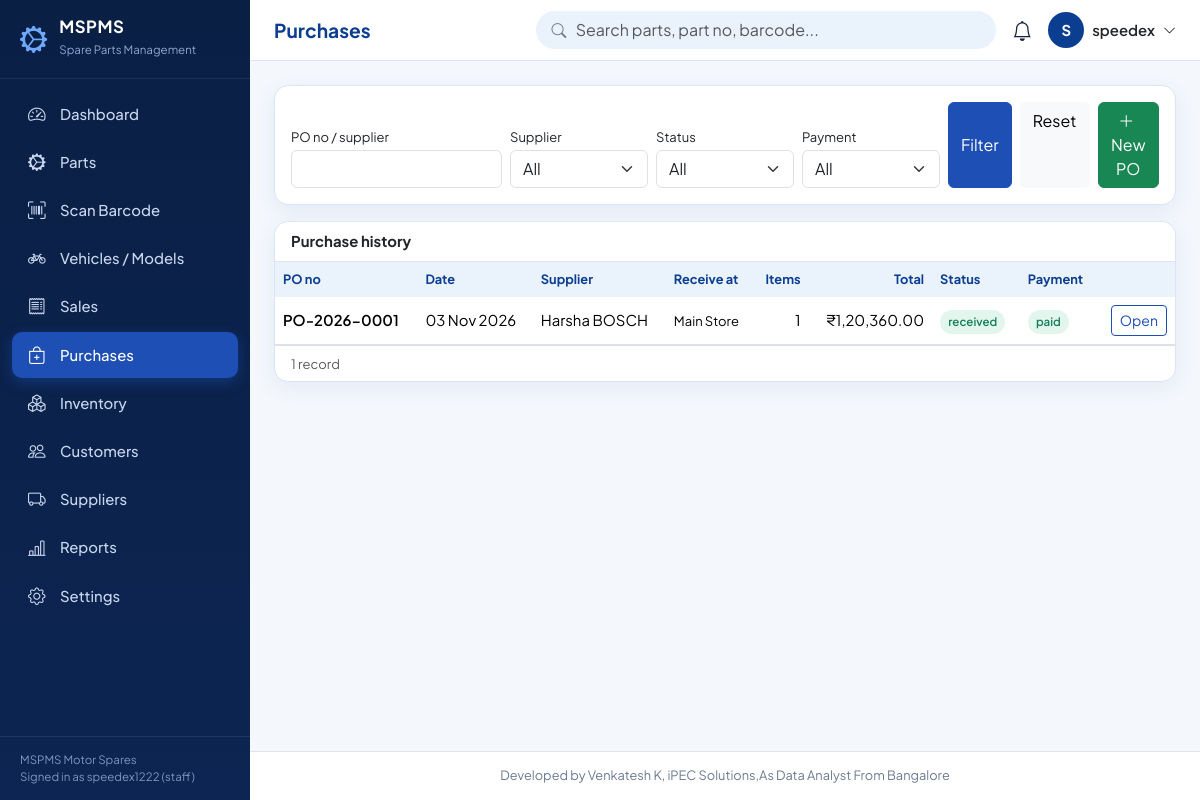
Screenshot of /purchases (signed in) with the database file from the repository.
### tables this page shows
CREATE TABLE settings (
    key   TEXT PRIMARY KEY,
    value TEXT
);

CREATE TABLE users (
    id            INTEGER PRIMARY KEY AUTOINCREMENT,
    username      TEXT NOT NULL UNIQUE COLLATE NOCASE CHECK (length(username) >= 3),
    password_hash TEXT NOT NULL,
    full_name     TEXT NOT NULL,
    email         TEXT,
    role          TEXT NOT NULL DEFAULT 'staff' CHECK (role IN ('admin','manager','staff')),
    active        INTEGER NOT NULL DEFAULT 1 CHECK (active IN (0,1)),
    created_at    TEXT NOT NULL DEFAULT (datetime('now','localtime'))
);

CREATE TABLE purchases (
    id             INTEGER PRIMARY KEY AUTOINCREMENT,
    po_no          TEXT NOT NULL UNIQUE,
    supplier_id    INTEGER NOT NULL REFERENCES suppliers(id) ON DELETE RESTRICT,
    location_id    INTEGER NOT NULL REFERENCES locations(id) ON DELETE RESTRICT,
    order_date     TEXT NOT NULL,
    received_date  TEXT,
    status         TEXT NOT NULL DEFAULT 'ordered' CHECK (status IN ('ordered','received','cancelled')),
    payment_status TEXT NOT NULL DEFAULT 'unpaid' CHECK (payment_status IN ('unpaid','partial','paid')),
    total          REAL NOT NULL DEFAULT 0 CHECK (total >= 0),
    paid_amount    REAL NOT NULL DEFAULT 0 CHECK (paid_amount >= 0),
    notes          TEXT,
    user_id        INTEGER REFERENCES users(id) ON DELETE SET NULL
);

CREATE TABLE suppliers (
    id             INTEGER PRIMARY KEY AUTOINCREMENT,
    name           TEXT NOT NULL UNIQUE COLLATE NOCASE,
    contact_person TEXT,
    phone          TEXT,
    email          TEXT,
    address        TEXT,
    gstin          TEXT,
    created_at     TEXT NOT NULL DEFAULT (datetime('now','localtime'))
);

CREATE TABLE locations (
    id      INTEGER PRIMARY KEY AUTOINCREMENT,
    name    TEXT NOT NULL UNIQUE COLLATE NOCASE,
    type    TEXT NOT NULL DEFAULT 'Store' CHECK (type IN ('Store','Warehouse','Rack')),
    address TEXT
);

### app.py (the view)
@app.route("/purchases")
def purchases():
    a = request.args
    where, args = [], []
    if a.get("q"):
        where.append("(pu.po_no LIKE ? OR s.name LIKE ?)")
        args += [f"%{a['q'].strip()}%"] * 2
    for key, col in (("status", "pu.status"), ("payment", "pu.payment_status"), ("supplier", "pu.supplier_id")):
        if a.get(key):
            where.append(f"{col}=?")
            args.append(a[key])
    sql = """SELECT pu.*, s.name supplier, l.name location,
             (SELECT COUNT(*) FROM purchase_items WHERE purchase_id=pu.id) n_items
             FROM purchases pu JOIN suppliers s ON s.id=pu.supplier_id JOIN locations l ON l.id=pu.location_id"""
    sql += (" WHERE " + " AND ".join(where) if where else "") + " ORDER BY pu.id DESC"
    rows, pg = paginate(sql, args, page_arg(), 10)
    return render_template("purchases.html", rows=rows, pg=pg, a=a, suppliers=qall("SELECT * FROM suppliers ORDER BY name"))

### app.py (called while the page is built)
def get_db():
    if "db" not in g:
        g.db = sqlite3.connect(DB_PATH)
        g.db.row_factory = sqlite3.Row
        g.db.execute("PRAGMA foreign_keys = ON")
    return g.db

def qall(sql, args=()):
    return get_db().execute(sql, args).fetchall()

def qone(sql, args=()):
    return get_db().execute(sql, args).fetchone()

def S(key, default=""):
    row = qone("SELECT value FROM settings WHERE key=?", (key,))
    return row["value"] if row and row["value"] is not None else default

def paginate(sql, args, page, per=10):
    total = qone(f"SELECT COUNT(*) c FROM ({sql})", args)["c"]
    pages = max(1, -(-total // per))
    page = min(max(page, 1), pages)
    rows = qall(f"{sql} LIMIT ? OFFSET ?", (*args, per, (page - 1) * per))
    return rows, dict(page=page, pages=pages, total=total, per=per)

def page_arg():
    try:
        return int(request.args.get("page", 1))
    except ValueError:
        return 1

def inr(v, dec=2):
    try:
        v = float(v or 0)
    except (TypeError, ValueError):
        return v
    neg, v = v < 0, abs(v)
    whole, _, frac = f"{v:.{dec}f}".partition(".")
    if len(whole) > 3:
        head, tail, groups = whole[:-3], whole[-3:], []
        while len(head) > 2:
            groups.insert(0, head[-2:])
            head = head[:-2]
        if head:
            groups.insert(0, head)
        whole = ",".join(groups + [tail])
    return ("-" if neg else "") + "₹" + whole + ("." + frac if dec else "")

@app.template_filter("inr")
def inr_filter(v, dec=2):
    return inr(v, dec)

@app.template_filter("dmy")
def dmy(v):
    try:
        return datetime.fromisoformat(str(v)[:19]).strftime("%d %b %Y")
    except (TypeError, ValueError):
        return v or ""

@app.template_global()
def csrf_token():
    if "_csrf" not in session:
        session["_csrf"] = secrets.token_hex(16)
    return session["_csrf"]

@app.template_global()
def csrf_input():
    return Markup(f'<input type="hidden" name="csrf_token" value="{csrf_token()}">')

@app.context_processor
def inject_globals():
    ctx = dict(CREDIT=CREDIT, shop_name=S("shop_name", "MSPMS"))
    if g.get("user"):
        ctx["low_count"] = qone(f"SELECT COUNT(*) c FROM ({PARTS_SQL}) WHERE total_qty <= reorder_level")["c"]
        ctx["low_list"] = qall(f"{PARTS_SQL} WHERE COALESCE(t.q,0) <= p.reorder_level ORDER BY total_qty LIMIT 6")
    return ctx

### templates/purchases.html (shortened to what this page needs)
{% extends 'base.html' %}
{% from 'macros.html' import pager, empty %}
{% block title %}Purchases{% endblock %}
{% block content %}
<div class="card mb-3"><div class="card-body"><form method="get" class="row g-2 align-items-end">
  <div class="col-md-3"><label class="form-label small mb-1">PO no / supplier</label><input class="form-control" name="q" value="{{ a.get('q','') }}"></div>
  <div class="col-md-2"><label class="form-label small mb-1">Supplier</label><select class="form-select" name="supplier"><option value="">All</option></select></div>
  <div class="col-md-2"><label class="form-label small mb-1">Status</label><select class="form-select" name="status"><option value="">All</option></select></div>
  <div class="col-md-2"><label class="form-label small mb-1">Payment</label><select class="form-select" name="payment"><option value="">All</option></select></div>
  <div class="col-md-3 d-flex gap-2 justify-content-md-end"><button class="btn btn-primary">Filter</button><a class="btn btn-light" href="{{ url_for('purchases') }}">Reset</a><a class="btn btn-success" href="{{ url_for('purchase_new') }}"><i class="bi bi-plus-lg me-1"></i>New PO</a></div></form></div></div>
<div class="card"><div class="card-header">Purchase history</div><div class="table-responsive"><table class="table table-hover"><thead><tr><th>PO no</th><th>Date</th><th>Supplier</th><th>Receive at</th><th class="text-end">Items</th><th class="text-end">Total</th><th>Status</th><th>Payment</th><th></th></tr></thead><tbody>
{% for p in rows %}<tr><td class="fw-semibold">{{ p.po_no }}</td><td>{{ p.order_date|dmy }}</td><td>{{ p.supplier }}</td><td class="small">{{ p.location }}</td><td class="text-end">{{ p.n_items }}</td><td class="text-end">{{ p.total|inr }}</td>
  <td><span class="badge-soft {{ {'ordered':'b-low','received':'b-ok','cancelled':'b-gray'}[p.status] }}">{{ p.status }}</span></td>
  <td><span class="badge-soft {{ {'unpaid':'b-out','partial':'b-low','paid':'b-ok'}[p.payment_status] }}">{{ p.payment_status }}</span></td>
  <td class="text-end"><a class="btn btn-sm btn-outline-primary" href="{{ url_for('purchase_detail', pid=p.id) }}">Open</a></td></tr>
{% else %}<tr><td colspan="9">{{ empty('No purchase orders found.', 'bag') }}</td></tr>{% endfor %}</tbody></table></div>{{ pager(pg) }}</div>
{% endblock %}

### templates/base.html (shortened to what this page needs)
<!doctype html>
<html lang="en">
<head>
  <link href="https://cdn.jsdelivr.net/npm/bootstrap@5.3.3/dist/css/bootstrap.min.css" rel="stylesheet">
  <link href="https://cdn.jsdelivr.net/npm/bootstrap-icons@1.11.3/font/bootstrap-icons.min.css" rel="stylesheet">
  <link href="{{ url_for('static', filename='css/style.css') }}" rel="stylesheet">
</head>
<body>
{% set nav = [
  ('/', 'Dashboard', 'speedometer2'), ('/parts', 'Parts', 'gear-wide-connected'), ('/scan', 'Scan Barcode', 'upc-scan'),
  ('/bikes', 'Vehicles / Models', 'bicycle'), ('/sales', 'Sales', 'receipt'), ('/purchases', 'Purchases', 'bag-plus'),
  ('/inventory', 'Inventory', 'boxes'), ('/customers', 'Customers', 'people'), ('/suppliers', 'Suppliers', 'truck'),
  ('/reports', 'Reports', 'bar-chart-line'), ('/settings', 'Settings', 'gear')] %}
<aside class="sidebar" id="sidebar" aria-label="Main navigation">
  <div class="brand"><i class="bi bi-gear-wide-connected"></i><div><b>MSPMS</b><small>Spare Parts Management</small></div></div>
  <nav>
    {% for href, label, icon in nav %}
    <a href="{{ href }}" class="{{ 'active' if (request.path == '/' if href == '/' else request.path.startswith(href)) }}"><i class="bi bi-{{ icon }}"></i>{{ label }}</a>
    {% endfor %}
  </nav>
  <div class="side-foot">{{ shop_name }}<br>Signed in as {{ g.user.username }} ({{ g.user.role }})</div>
</aside>
<div class="main">
  <header class="topbar no-print">
    <h1 class="page-title">{% block page_title %}{{ self.title() }}{% endblock %}</h1>
    <div class="gsearch d-none d-sm-block">
      <i class="bi bi-search"></i>
      <form action="{{ url_for('parts_list') }}" method="get" autocomplete="off">
        <input class="form-control" id="globalSearch" name="q" placeholder="Search parts, part no, barcode..." aria-label="Search parts">
      </form>
    </div>
    <div class="dropdown ms-auto ms-sm-0">
      <a href="#" class="bell" data-bs-toggle="dropdown" aria-label="Notifications"><i class="bi bi-bell"></i>
        {% if low_count %}<span class="badge rounded-pill bg-danger">{{ low_count }}</span>{% endif %}</a>
    </div>
    <div class="dropdown">
      <a href="#" class="d-flex align-items-center gap-2 text-decoration-none text-dark" data-bs-toggle="dropdown" aria-label="User menu">
        <span class="avatar">{{ g.user.full_name[:1]|upper }}</span><span class="d-none d-md-inline fw-semibold">{{ g.user.full_name }}</span><i class="bi bi-chevron-down small"></i></a>
    </div>
  </header>
  <main class="content">
    {% block content %}{% endblock %}
  </main>
  <footer class="app-footer">{{ CREDIT }}</footer>
</div>
</body>
</html>

### static/css/style.css (style rules this page uses)
:root { --navy:#0A1F44; --royal:#0B3D91; --blue:#1E4FB5; --panel:#EAF2FB; --bg:#F4F8FD; --ink:#16233b; --muted:#6b7a93; --line:#dbe5f3; --ok:#12805c; --warn:#b7791f; --bad:#c0392b; --radius:14px; --shadow:0 6px 22px rgba(11,61,145,.08); --bs-primary:#1E4FB5; --bs-primary-rgb:30,79,181; --bs-body-font-family:'Plus Jakarta Sans',system-ui,-apple-system,'Segoe UI',Roboto,sans-serif; }
body { background:var(--bg);color:var(--ink);font-size:.93rem }
a { color:var(--blue) }
.btn-primary { --bs-btn-bg:var(--blue);--bs-btn-border-color:var(--blue);--bs-btn-hover-bg:var(--royal);--bs-btn-hover-border-color:var(--royal);--bs-btn-active-bg:var(--royal);--bs-btn-disabled-bg:var(--blue) }
.btn-outline-primary { --bs-btn-color:var(--blue);--bs-btn-border-color:var(--blue);--bs-btn-hover-bg:var(--blue);--bs-btn-hover-border-color:var(--blue) }
.sidebar { position:fixed;inset:0 auto 0 0;width:250px;background:linear-gradient(180deg,var(--navy) 0%,#0c2552 100%);color:#c9d6ee;z-index:1040;display:flex;flex-direction:column;transition:transform .25s ease }
.sidebar .brand { display:flex;gap:.75rem;align-items:center;padding:1.15rem 1.25rem;border-bottom:1px solid rgba(255,255,255,.08);color:#fff }
.sidebar .brand i { font-size:1.7rem;color:#6ea8ff }
.sidebar .brand b { display:block;letter-spacing:.5px;font-size:1.05rem;line-height:1.1 }
.sidebar .brand small { color:#8fa6d1;font-size:.72rem }
.sidebar nav { padding:.75rem;overflow-y:auto;flex:1 }
.sidebar nav a { display:flex;align-items:center;gap:.8rem;padding:.62rem .9rem;border-radius:10px;color:#c9d6ee;text-decoration:none;margin-bottom:2px;font-weight:500 }
.sidebar nav a i { font-size:1.1rem;width:1.3rem;text-align:center }
.sidebar nav a.active { background:var(--blue);color:#fff;box-shadow:0 4px 14px rgba(30,79,181,.45) }
.sidebar .side-foot { padding:.9rem 1.25rem;font-size:.72rem;color:#7f95c0;border-top:1px solid rgba(255,255,255,.08) }
.main { margin-left:250px;min-height:100vh;display:flex;flex-direction:column }
.topbar { position:sticky;top:0;z-index:1020;background:#fff;border-bottom:1px solid var(--line);padding:.7rem 1.5rem;display:flex;align-items:center;gap:1rem }
.page-title { font-size:1.2rem;font-weight:700;margin:0;color:var(--royal);white-space:nowrap }
.gsearch { position:relative;flex:1;max-width:460px;margin-left:auto }
.gsearch input { border-radius:30px;padding-left:2.4rem;background:var(--panel);border-color:transparent }
.gsearch>i { position:absolute;left:.95rem;top:50%;transform:translateY(-50%);color:var(--muted) }
.bell { position:relative;color:var(--ink);font-size:1.25rem }
.avatar { width:36px;height:36px;border-radius:50%;background:var(--royal);color:#fff;display:inline-flex;align-items:center;justify-content:center;font-weight:700 }
.content { padding:1.5rem;flex:1 }
.app-footer { padding:.9rem 1.5rem;text-align:center;color:var(--muted);font-size:.8rem;border-top:1px solid var(--line);background:#fff }
.card { border:1px solid var(--line);border-radius:var(--radius);box-shadow:var(--shadow) }
.card-header { background:#fff;border-bottom:1px solid var(--line);font-weight:700;border-radius:var(--radius) var(--radius) 0 0!important;display:flex;align-items:center;justify-content:space-between;gap:.5rem }
.table { --bs-table-bg:transparent;margin-bottom:0 }
.table thead th { background:var(--panel);color:var(--royal);font-weight:700;font-size:.8rem;border-bottom:0;white-space:nowrap }
.table td { vertical-align:middle }
.badge-soft { padding:.38em .7em;border-radius:20px;font-weight:600;font-size:.72rem }
.b-ok { background:#e3f6ee;color:var(--ok) }

### rows the page displays
settings: value "MSPMS Motor Spares"
users: user.username "speedex1222", user.role "staff", user "S", user.full_name "speedex"
purchases: po_no "PO-2026-0001", order_date|dmy "03 Nov 2026", supplier "Harsha BOSCH", location "Main Store", n_items "1", total|inr "₹1,20,360.00", status "received", payment_status "paid"

### other values shown
{{ label }} "Dashboard" "Parts" "Scan Barcode" "Vehicles / Models" "Sales" "Purchases" "Inventory" "Customers" "Suppliers" "Reports" "Settings"
{{ pg.total }} "1"
{{ CREDIT }} "Developed by Venkatesh K, iPEC Solutions,As Data Analyst From Bangalore"
